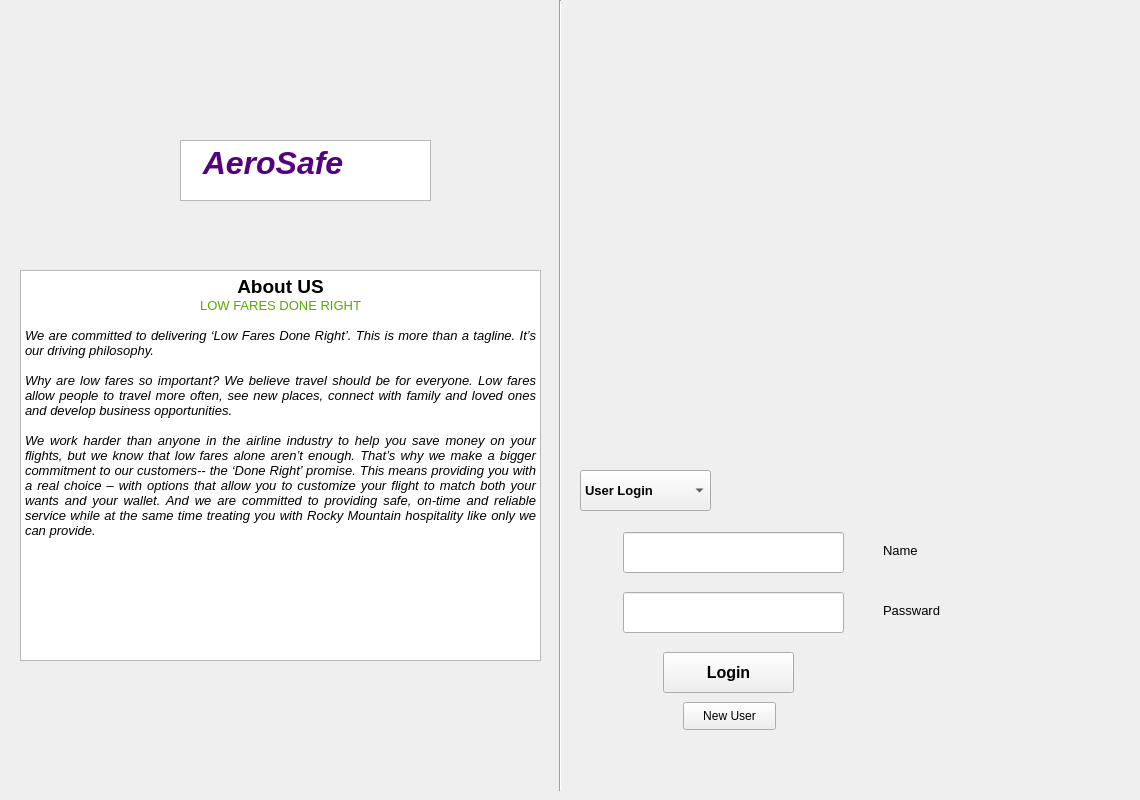
    <widget class="QWidget" name="tab_9">
     <attribute name="title">
      <string>Page</string>
     </attribute>
     <widget class="QLabel" name="label">
      <property name="geometry">
       <rect>
        <x>0</x>
        <y>0</y>
        <width>1131</width>
        <height>761</height>
       </rect>
      </property>
      <property name="text">
       <string/>
      </property>
      <property name="pixmap">
       <pixmap>icons/924822-910140-aircraft-1.jpg</pixmap>
      </property>
      <property name="scaledContents">
       <bool>true</bool>
      </property>
     </widget>
     <widget class="Line" name="line_8">
      <property name="geometry">
       <rect>
        <x>550</x>
        <y>0</y>
        <width>20</width>
        <height>791</height>
       </rect>
      </property>
      <property name="orientation">
       <enum>Qt::Vertical</enum>
      </property>
     </widget>
     <widget class="QTextEdit" name="textEdit_2">
      <property name="geometry">
       <rect>
        <x>20</x>
        <y>270</y>
        <width>521</width>
        <height>391</height>
       </rect>
      </property>
      <property name="html">
       <string>&lt;!DOCTYPE HTML PUBLIC &quot;-//W3C//DTD HTML 4.0//EN&quot; &quot;http://www.w3.org/TR/REC-html40/strict.dtd&quot;&gt;
&lt;html&gt;&lt;head&gt;&lt;meta name=&quot;qrichtext&quot; content=&quot;1&quot; /&gt;&lt;style type=&quot;text/css&quot;&gt;
p, li { white-space: pre-wrap; }
&lt;/style&gt;&lt;/head&gt;&lt;body style=&quot; font-family:'MS Shell Dlg 2'; font-size:7.8pt; font-weight:400; font-style:normal;&quot;&gt;
&lt;p align=&quot;center&quot; style=&quot; margin-top:0px; margin-bottom:0px; margin-left:0px; margin-right:0px; -qt-block-indent:0; text-indent:0px;&quot;&gt;&lt;span style=&quot; font-size:14pt; font-weight:600;&quot;&gt;About US&lt;/span&gt;&lt;/p&gt;
&lt;p align=&quot;center&quot; style=&quot; margin-top:0px; margin-bottom:0px; margin-left:0px; margin-right:0px; -qt-block-indent:0; text-indent:0px;&quot;&gt;&lt;span style=&quot; font-size:10pt; color:#55aa00;&quot;&gt;LOW FARES DONE RIGHT&lt;/span&gt;&lt;/p&gt;
&lt;p align=&quot;center&quot; style=&quot;-qt-paragraph-type:empty; margin-top:0px; margin-bottom:0px; margin-left:0px; margin-right:0px; -qt-block-indent:0; text-indent:0px; font-size:10pt; color:#55aa00;&quot;&gt;&lt;br /&gt;&lt;/p&gt;
&lt;p align=&quot;justify&quot; style=&quot; margin-top:0px; margin-bottom:0px; margin-left:0px; margin-right:0px; -qt-block-indent:0; text-indent:0px;&quot;&gt;&lt;span style=&quot; font-size:10pt; font-style:italic;&quot;&gt;We are committed to delivering ‘Low Fares Done Right’. This is more than a tagline. It’s our driving philosophy.&lt;/span&gt;&lt;/p&gt;
&lt;p align=&quot;justify&quot; style=&quot;-qt-paragraph-type:empty; margin-top:0px; margin-bottom:0px; margin-left:0px; margin-right:0px; -qt-block-indent:0; text-indent:0px; font-size:10pt; font-style:italic;&quot;&gt;&lt;br /&gt;&lt;/p&gt;
&lt;p align=&quot;justify&quot; style=&quot; margin-top:0px; margin-bottom:0px; margin-left:0px; margin-right:0px; -qt-block-indent:0; text-indent:0px;&quot;&gt;&lt;span style=&quot; font-size:10pt; font-style:italic;&quot;&gt;Why are low fares so important? We believe travel should be for everyone. Low fares allow people to travel more often, see new places, connect with family and loved ones and develop business opportunities.&lt;/span&gt;&lt;/p&gt;
&lt;p align=&quot;justify&quot; style=&quot;-qt-paragraph-type:empty; margin-top:0px; margin-bottom:0px; margin-left:0px; margin-right:0px; -qt-block-indent:0; text-indent:0px; font-size:10pt; font-style:italic;&quot;&gt;&lt;br /&gt;&lt;/p&gt;
&lt;p align=&quot;justify&quot; style=&quot; margin-top:0px; margin-bottom:0px; margin-left:0px; margin-right:0px; -qt-block-indent:0; text-indent:0px;&quot;&gt;&lt;span style=&quot; font-size:10pt; font-style:italic;&quot;&gt;We work harder than anyone in the airline industry to help you save money on your flights, but we know that low fares alone aren’t enough. That’s why we make a bigger commitment to our customers-- the ‘Done Right’ promise. This means providing you with a real choice – with options that allow you to customize your flight to match both your wants and your wallet. And we are committed to providing safe, on-time and reliable service while at the same time treating you with Rocky Mountain hospitality like only we can provide.&lt;/span&gt;&lt;/p&gt;&lt;/body&gt;&lt;/html&gt;</string>
      </property>
     </widget>
     <widget class="QLabel" name="label_9">
      <property name="geometry">
       <rect>
        <x>20</x>
        <y>80</y>
        <width>131</width>
        <height>121</height>
       </rect>
      </property>
      <property name="text">
       <string/>
      </property>
      <property name="pixmap">
       <pixmap>icons/images.jpg</pixmap>
      </property>
      <property name="alignment">
       <set>Qt::AlignCenter</set>
      </property>
     </widget>
     <widget class="QTextBrowser" name="textBrowser_5">
      <property name="geometry">
       <rect>
        <x>180</x>
        <y>140</y>
        <width>251</width>
        <height>61</height>
       </rect>
      </property>
      <property name="html">
       <string>&lt;!DOCTYPE HTML PUBLIC &quot;-//W3C//DTD HTML 4.0//EN&quot; &quot;http://www.w3.org/TR/REC-html40/strict.dtd&quot;&gt;
&lt;html&gt;&lt;head&gt;&lt;meta name=&quot;qrichtext&quot; content=&quot;1&quot; /&gt;&lt;style type=&quot;text/css&quot;&gt;
p, li { white-space: pre-wrap; }
&lt;/style&gt;&lt;/head&gt;&lt;body style=&quot; font-family:'MS Shell Dlg 2'; font-size:7.8pt; font-weight:400; font-style:normal;&quot;&gt;
&lt;p style=&quot; margin-top:0px; margin-bottom:0px; margin-left:0px; margin-right:0px; -qt-block-indent:0; text-indent:0px;&quot;&gt;&lt;span style=&quot; font-size:24pt; font-weight:600; font-style:italic;&quot;&gt;  &lt;/span&gt;&lt;span style=&quot; font-size:24pt; font-weight:600; font-style:italic; color:#55007f;&quot;&gt;AeroSafe&lt;/span&gt;&lt;/p&gt;&lt;/body&gt;&lt;/html&gt;</string>
      </property>
     </widget>
     <widget class="QLineEdit" name="lineEdit_100">
      <property name="geometry">
       <rect>
        <x>623</x>
        <y>592</y>
        <width>221</width>
        <height>41</height>
       </rect>
      </property>
      <property name="echoMode">
       <enum>QLineEdit::Password</enum>
      </property>
     </widget>
     <widget class="QLineEdit" name="lineEdit_106">
      <property name="geometry">
       <rect>
        <x>623</x>
        <y>532</y>
        <width>221</width>
        <height>41</height>
       </rect>
      </property>
     </widget>
     <widget class="QPushButton" name="pushButton_57">
      <property name="geometry">
       <rect>
        <x>663</x>
        <y>652</y>
        <width>131</width>
        <height>41</height>
       </rect>
      </property>
      <property name="font">
       <font>
        <pointsize>12</pointsize>
        <weight>75</weight>
        <bold>true</bold>
       </font>
      </property>
      <property name="text">
       <string>Login</string>
      </property>
     </widget>
     <widget class="QLabel" name="label_249">
      <property name="geometry">
       <rect>
        <x>883</x>
        <y>542</y>
        <width>81</width>
        <height>16</height>
       </rect>
      </property>
      <property name="font">
       <font>
        <pointsize>10</pointsize>
       </font>
      </property>
      <property name="text">
       <string>Name</string>
      </property>
     </widget>
     <widget class="QLabel" name="label_250">
      <property name="geometry">
       <rect>
        <x>883</x>
        <y>602</y>
        <width>71</width>
        <height>16</height>
       </rect>
      </property>
      <property name="font">
       <font>
        <pointsize>10</pointsize>
       </font>
      </property>
      <property name="text">
       <string>Passward</string>
      </property>
     </widget>
     <widget class="QPushButton" name="pushButton_137">
      <property name="geometry">
       <rect>
        <x>683</x>
        <y>702</y>
        <width>93</width>
        <height>28</height>
       </rect>
      </property>
      <property name="text">
       <string>New User</string>
      </property>
     </widget>
     <widget class="QComboBox" name="comboBox_4">
      <property name="geometry">
       <rect>
        <x>580</x>
        <y>470</y>
        <width>131</width>
        <height>41</height>
       </rect>
      </property>
      <property name="font">
       <font>
        <pointsize>10</pointsize>
        <weight>75</weight>
        <bold>true</bold>
       </font>
      </property>
      <item>
       <property name="text">
        <string>User Login</string>
       </property>
      </item>
      <item>
       <property name="text">
        <string>Admin Login</string>
       </property>
      </item>
     </widget>
    </widget>
